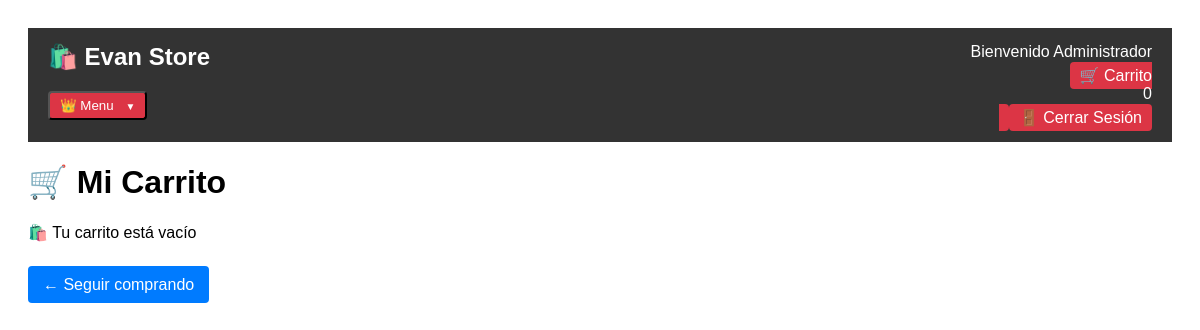
/carrito (signed in), run on an earlier commit of the app's database.
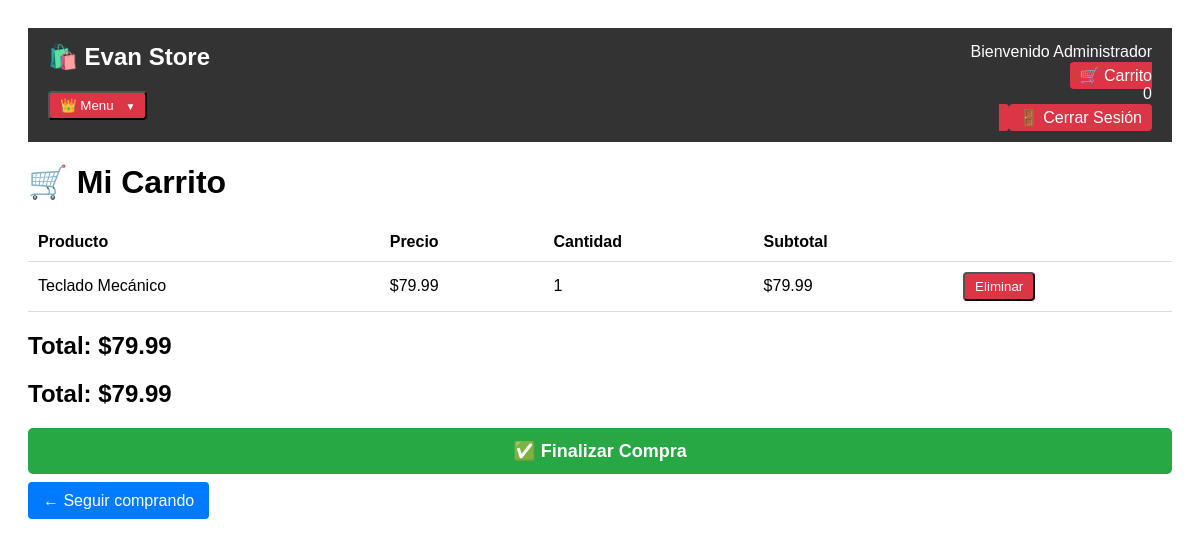
And on a later commit of the database.
### models.py (models this page shows, shortened)
class Usuario(UserMixin, db.Model):
    id = db.Column(db.Integer, primary_key=True)
    nombre = db.Column(db.String(100), nullable=False)
    usuario = db.Column(db.String(80), unique=True, nullable=False)
    celular = db.Column(db.String(20), nullable=False)
    email = db.Column(db.String(120), unique=True, nullable=False)
    password_hash = db.Column(db.String(255), nullable=False)
    es_admin = db.Column(db.Boolean, default=False)
    fecha_registro = db.Column(db.DateTime, default=datetime.utcnow)

class CarritoItem(db.Model):
    id = db.Column(db.Integer, primary_key=True)
    usuario_id = db.Column(db.Integer, db.ForeignKey('usuario.id'), nullable=False)
    producto_id = db.Column(db.Integer, db.ForeignKey('producto.id'), nullable=False)
    cantidad = db.Column(db.Integer, default=1)
    usuario = db.relationship('Usuario', backref='carrito_items')
    producto = db.relationship('Producto')

class Producto(db.Model):
    id = db.Column(db.Integer, primary_key=True)
    nombre = db.Column(db.String(200), nullable=False)
    descripcion = db.Column(db.Text)
    precio = db.Column(db.Float, nullable=False)
    stock = db.Column(db.Integer, default=0)
    imagen_url = db.Column(db.String(500))
    categoria = db.Column(db.String(100))
    fecha_creacion = db.Column(db.DateTime, default=datetime.utcnow)

### app.py (the view)
@app.route('/carrito')
@login_required
def ver_carrito():
    items = CarritoItem.query.filter_by(usuario_id=current_user.id).all()
    total = 0
    for item in items:
        total += item.producto.precio * item.cantidad
    return render_template('carrito.html', items=items, total=total)

### app.py (called while the page is built)
@login_manager.user_loader
def load_user(user_id):
    return Usuario.query.get(int(user_id))

### templates/carrito.html (shortened to what this page needs)
<!DOCTYPE html>
<html>
<head>
</head>
<body>
    {% include 'navbar.html' %}
    <h1>🛒 Mi Carrito</h1>
    {% if items %}
        <table>
            <tr>
                <th>Producto</th>
                <th>Precio</th>
                <th>Cantidad</th>
                <th>Subtotal</th>
                <th></th>
            </tr>
            {% for item in items %}
            <tr>
                <td>{{ item.producto.nombre }}</td>
                <td>${{ "%.2f"|format(item.producto.precio) }}</td>
                <td>{{ item.cantidad }}</td>
                <td>${{ "%.2f"|format(item.producto.precio * item.cantidad) }}</td>
                <td>
                    <button class="btn" onclick="eliminar({{ item.id }})">Eliminar</button>
                </td>
            </tr>
            {% endfor %}
        </table>
        <div class="total">Total: ${{ "%.2f"|format(total) }}</div>
        <div class="total">Total: ${{ "%.2f"|format(total) }}</div>
<div class="checkout-container" style="margin-top: 20px;">
    <button onclick="procesarCheckout()" class="btn-checkout" id="btnCheckout">
        ✅ Finalizar Compra
    </button>
</div>
    {% else %}
        <p>🛍️ Tu carrito está vacío</p>
    {% endif %}
    <br>
    <a href="/tienda" class="seguir">← Seguir comprando</a>
</body>
</html>

### templates/navbar.html (shortened to what this page needs)
<div class="navbar">
    <div class="logo-area">
        <h2>🛍️ Evan Store</h2>
        <div class="dropdown" style="margin-top: 10px;">
            <button class="btn btn-warning btn-sm dropdown-toggle" type="button" data-bs-toggle="dropdown">
                👑 Menu
            </button>
        </div>
    </div>
    <div class="user-area">
        <span>Bienvenido {{ current_user.nombre }}</span>
        {% if template_name != 'ver_carrito' %}
        <a href="{{ url_for('ver_carrito') }}" class="btn btn-success btn-sm" id="carritoLink">
            🛒 Carrito <span id="carritoCount" class="badge bg-danger">0</span>
            {% endif %}
        </a>
        <a href="{{ url_for('logout') }}" class="btn btn-danger btn-sm">🚪 Cerrar Sesión</a>
    </div>
</div>

### templates/carrito.html (style rules this page uses)
body { font-family: Arial; padding: 20px; }
table { width: 100%; border-collapse: collapse; }
th, td { padding: 10px; border-bottom: 1px solid #ddd; text-align: left; }
.total { font-size: 1.5em; font-weight: bold; margin-top: 20px; }
.btn { background: #dc3545; color: white; padding: 5px 10px; text-decoration: none; border-radius: 4px; }
.seguir { background: #007bff; color: white; padding: 10px 15px; text-decoration: none; border-radius: 4px; }
.btn-checkout { background: #28a745;color: white;border: none;padding: 12px 25px;border-radius: 5px;font-size: 18px;cursor: pointer; width: 100%;font-weight: bold; }
.checkout-container { margin-top: 20px;text-align: right; }
.navbar { background: #333;padding: 15px 20px;display: flex;justify-content: space-between;align-items: flex-start;flex-wrap: wrap; }
.logo-area h2 { color: white;margin: 0 0 10px 0; }
.user-area { text-align: right; }
.user-area span { display: block;color: white;margin-bottom: 5px; }
.dropdown { display: inline-block; }

### templates/navbar.html (style rules this page uses)
.dropdown { position: relative !important; }
.dropdown-toggle::after { display: inline-block !important; margin-left: 8px !important; content: "▼" !important; font-size: 10px !important; border: none !important; }

What changed in the data, as far as the page shows it:
added CarritoItem: producto.nombre "Teclado Mecánico", cantidad "1"
now on this page (row unchanged): Producto: producto.precio "79.99", item.producto.precio*item.cantidad "79.99"
Also different on the page:
{{ "%.2f"|format(total) }}: (not shown) → "79.99"
text no longer shown: "🛍️ Tu carrito está vacío"
text now shown: "Producto Precio Cantidad Subtotal Total: $ Total: $ ✅ Finalizar Compra"
